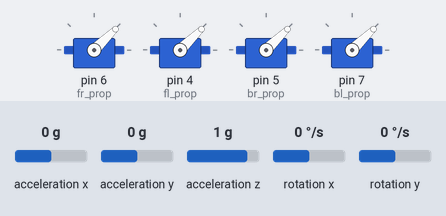
The sketch below on a simulated Arduino Uno, built with avr-gcc and run on an emulated ATmega328P. Parts: 4 × servo. Wiring (inferred from the names in the program): MPU-6050 motion sensor at I2C address 0x68. Inputs (shaded band) come from the test bench; at power-on: acceleration z 1 g, acceleration x 0 g, acceleration y 0 g, rotation x 0 °/s, rotation y 0 °/s.

Above: at 0.1 s.
At 6.2 s:
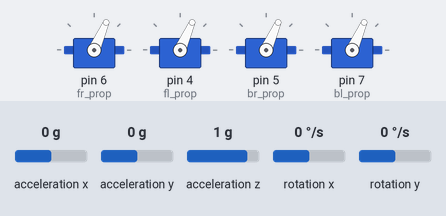
6.3 s: acceleration z set to 0 g
At 7.6 s:
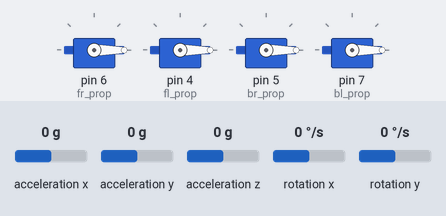
Timing chart, 0 to 9.3 s (numbered marks = the images above; inputs shaded):
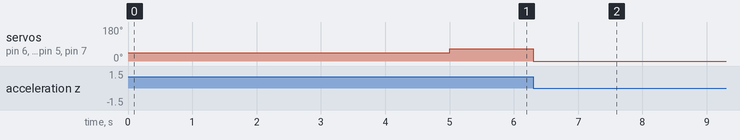

Measured:
- after the input at 6.3 s, servo on pin 6 (fr_prop), servo on pin 4 (fl_prop), servo on pin 5 (br_prop), servo on pin 7 (bl_prop): 66° → 0° at once

The sketch:

PID_balance_arduino.ino
```cpp
#include <Wire.h>
#include <Servo.h>
#include <math.h>

Servo fr_prop;
Servo fl_prop;
Servo br_prop;
Servo bl_prop;

/*MPU-6050 gives you 16 bits data so you have to create some 16int constants
 * to store the data for accelerations and gyro*/

int16_t Acc_rawX, Acc_rawY, Acc_rawZ,Gyr_rawX, Gyr_rawY, Gyr_rawZ;


float Acceleration_angle[2];
float Gyro_angle[2];
float Total_angle[2];
float Total_angle_pt1[2];


float elapsedTime, time, timePrev;
int i;
float rad_to_deg = 180/3.141592654;

float PID, pwmBack, pwmFront, error, previous_error;
float pid_p=0;
float pid_i=0;
float pid_d=0;
/////////////////PID CONSTANTS/////////////////
double kp=1;//0.1;
double ki=0;//0;
double kd=0.025;//0.015;
///////////////////////////////////////////////

double throttle=1225; //initial value of throttle to the motors
float desired_angle = 0; //This is the angle in which we whant the
                         //balance to stay steady

double result;


void setup() {
  Wire.begin(); //begin the wire comunication
  Wire.beginTransmission(0x68);
  Wire.write(0x6B);
  Wire.write(0);
  Wire.endTransmission(true);
  Serial.begin(57600);
  fr_prop.attach(6);
  fl_prop.attach(4);
  br_prop.attach(5);
  bl_prop.attach(7);

  time = millis(); //Start counting time in milliseconds
  /*In order to start up the ESCs we have to send a min value
   * of PWM to them before connecting the battery. Otherwise
   * the ESCs won't start up or enter in the configure mode.
   * The min value is 1000us and max is 2000us, REMEMBER!*/

  fr_prop.writeMicroseconds(1000);
  fl_prop.writeMicroseconds(1000);
  br_prop.writeMicroseconds(1000);
  bl_prop.writeMicroseconds(1000);

  delay(5000);

  fr_prop.writeMicroseconds(throttle);
  fl_prop.writeMicroseconds(throttle);
  br_prop.writeMicroseconds(throttle);
  bl_prop.writeMicroseconds(throttle);

 /*Give some delay, 7s, to have time to connect
                *the propellers and let everything start up*/
}//end of setup void

void loop() {

/////////////////////////////I M U/////////////////////////////////////
    timePrev = time;  // the previous time is stored before the actual time read
    time = millis();  // actual time read
    elapsedTime = (time - timePrev) / 1000;

  /*The tiemStep is the time that elapsed since the previous loop.
   * This is the value that we will use in the formulas as "elapsedTime"
   * in seconds. We work in ms so we haveto divide the value by 1000
   to obtain seconds*/

  /*Reed the values that the accelerometre gives.
   * We know that the slave adress for this IMU is 0x68 in
   * hexadecimal. For that in the RequestFrom and the
   * begin functions we have to put this value.*/

     Wire.beginTransmission(0x68);
     Wire.write(0x3B); //Ask for the 0x3B register- correspond to AcX
     Wire.endTransmission(false);
     Wire.requestFrom(0x68,6,true);

   /*We have asked for the 0x3B register. The IMU will send a brust of register.
    * The amount of register to read is specify in the requestFrom function.
    * In this case we request 6 registers. Each value of acceleration is made out of
    * two 8bits registers, low values and high values. For that we request the 6 of them
    * and just make then sum of each pair. For that we shift to the left the high values
    * register (<<) and make an or (|) operation to add the low values.*/

     Acc_rawX=Wire.read()<<8|Wire.read(); //each value needs two registres
     Acc_rawY=Wire.read()<<8|Wire.read();
     Acc_rawZ=Wire.read()<<8|Wire.read();


    /*///This is the part where you need to calculate the angles using Euler equations///*/

    /* - Now, to obtain the values of acceleration in "g" units we first have to divide the raw
     * values that we have just read by 16384.0 because that is the value that the MPU6050
     * datasheet gives us.*/
    /* - Next we have to calculate the radian to degree value by dividing 180º by the PI number
    * which is 3.141592654 and store this value in the rad_to_deg variable. In order to not have
    * to calculate this value in each loop we have done that just once before the setup void.
    */

    /* Now we can apply the Euler formula. The atan will calculate the arctangent. The
     *  pow(a,b) will elevate the a value to the b power. And finnaly sqrt function
     *  will calculate the rooth square.*/
     /*---X---*/
     Acceleration_angle[0] = atan((Acc_rawY/16384.0)/sqrt(pow((Acc_rawX/16384.0),2) + pow((Acc_rawZ/16384.0),2)))*rad_to_deg; //  Pitch
     /*---Y---*/
     Acceleration_angle[1] = atan(-1*(Acc_rawX/16384.0)/sqrt(pow((Acc_rawY/16384.0),2) + pow((Acc_rawZ/16384.0),2)))*rad_to_deg; // Roll

   /*Now we read the Gyro data in the same way as the Acc data. The adress for the
    * gyro data starts at 0x43. We can see this adresses if we look at the register map
    * of the MPU6050. In this case we request just 4 values. W don¡t want the gyro for
    * the Z axis (YAW).*/

   Wire.beginTransmission(0x68);
   Wire.write(0x43); //Gyro data first adress
   Wire.endTransmission(false);
   Wire.requestFrom(0x68,4,true); //Just 4 registers

   Gyr_rawX=Wire.read()<<8|Wire.read(); //Once again we shif and sum
   Gyr_rawY=Wire.read()<<8|Wire.read();

   /*Now in order to obtain the gyro data in degrees/seconda we have to divide first
   the raw value by 131 because that's the value that the datasheet gives us*/

   /*---X---*/
   Gyro_angle[0] = Gyr_rawX/131.0;
   /*---Y---*/
   Gyro_angle[1] = Gyr_rawY/131.0;

   /*Now in order to obtain degrees we have to multiply the degree/seconds
   *value by the elapsedTime.*/
   /*Finnaly we can apply the final filter where we add the acceleration
   *part that afects the angles and ofcourse multiply by 0.98 */

   /*---X axis angle---*/
   Total_angle[0] = 0.98 *(Total_angle[0] + Gyro_angle[0]*elapsedTime) + 0.02*Acceleration_angle[0];
   /*---Y axis angle---*/
   Total_angle[1] = 0.98 *(Total_angle[1] + Gyro_angle[1]*elapsedTime) + 0.02*Acceleration_angle[1];

   //Total_angle_pt1[0] = Total_angle_pt1[0] * 0.0 + Total_angle[0] * 1;

  /*Serial.print(Total_angle[0]);
  Serial.print(", ");
  Serial.println(Total_angle[1]);*/
   /*Now we have our angles in degree and values from -10º0 to 100º aprox*/
    //Serial.println(Total_angle[1]);


/*///////////////////////////P I D///////////////////////////////////*/
/*Remember that for the balance we will use just one axis. I've choose the x angle
to implement the PID with. That means that the x axis of the IMU has to be paralel to
the balance*/

/*First calculate the error between the desired angle and
*the real measured angle*/
error = Total_angle[0] - desired_angle;

//Serial.println(error);

/*Next the proportional value of the PID is just a proportional constant
*multiplied by the error*/

pid_p = kp*error;

/*if (error<=0)
{
  pid_p = -kp*log(-error+1);
}
else
{
  pid_p= kp*log(error+1);
}*/


//Serial.println(pid_p);


/*The integral part should only act if we are close to the
desired position but we want to fine tune the error. That's
why I've made a if operation for an error between -2 and 2 degree.
To integrate we just sum the previous integral value with the
error multiplied by  the integral constant. This will integrate (increase)
the value each loop till we reach the 0 point*/

pid_i = pid_i+(ki*error);


/*The last part is the derivate. The derivate acts upon the speed of the error.
As we know the speed is the amount of error that produced in a certain amount of
time divided by that time. For taht we will use a variable called previous_error.
We substract that value from the actual error and divide all by the elapsed time.
Finnaly we multiply the result by the derivate constant*/

pid_d = kd*((error - previous_error)/elapsedTime);

/*The final PID values is the sum of each of this 3 parts*/
PID = pid_p + pid_i + pid_d;

/*We know taht the min value of PWM signal is 1000us and the max is 2000. So that
tells us that the PID value can/s oscilate more than -1000 and 1000 because when we
have a value of 2000us the maximum value taht we could sybstract is 1000 and when
we have a value of 1000us for the PWM sihnal, the maximum value that we could add is 1000
to reach the maximum 2000us*/
/*if(PID < -50)
{
  PID=-50;
}
if(PID > 50)
{
  PID=50;
}*/

//Serial.println(PID);
/*Finnaly we calculate the PWM width. We sum the desired throttle and the PID value*/
pwmBack = throttle - PID;
pwmFront = throttle + PID; // + - SWAPPED FOR OUR CASE


/*Once again we map the PWM values to be sure that we won't pass the min
and max values. Yes, we've already maped the PID values. But for example, for
throttle value of 1300, if we sum the max PID value we would have 2300us and
that will mess up the ESC.*/
//Back
/*if(pwmBack < 1100)
{
  pwmBack= 1100;
}
if(pwmBack > 1300)
{
  pwmBack=1300;
}
//Front
if(pwmFront < 1100)
{
  pwmFront= 1100;
}
if(pwmFront > 1300)
{
  pwmFront=1300;
}*/

/*Finnaly using the servo function we create the PWM pulses with the calculated
width for each pulse*/


fr_prop.writeMicroseconds(pwmFront);
fl_prop.writeMicroseconds(pwmFront);
br_prop.writeMicroseconds(pwmBack);
bl_prop.writeMicroseconds(pwmBack);

/*Serial.print(pwmFront);
Serial.print(";  ");
Serial.println(pwmBack);*/

previous_error = error; //Remember to store the previous error.

}//end of loop void
```
